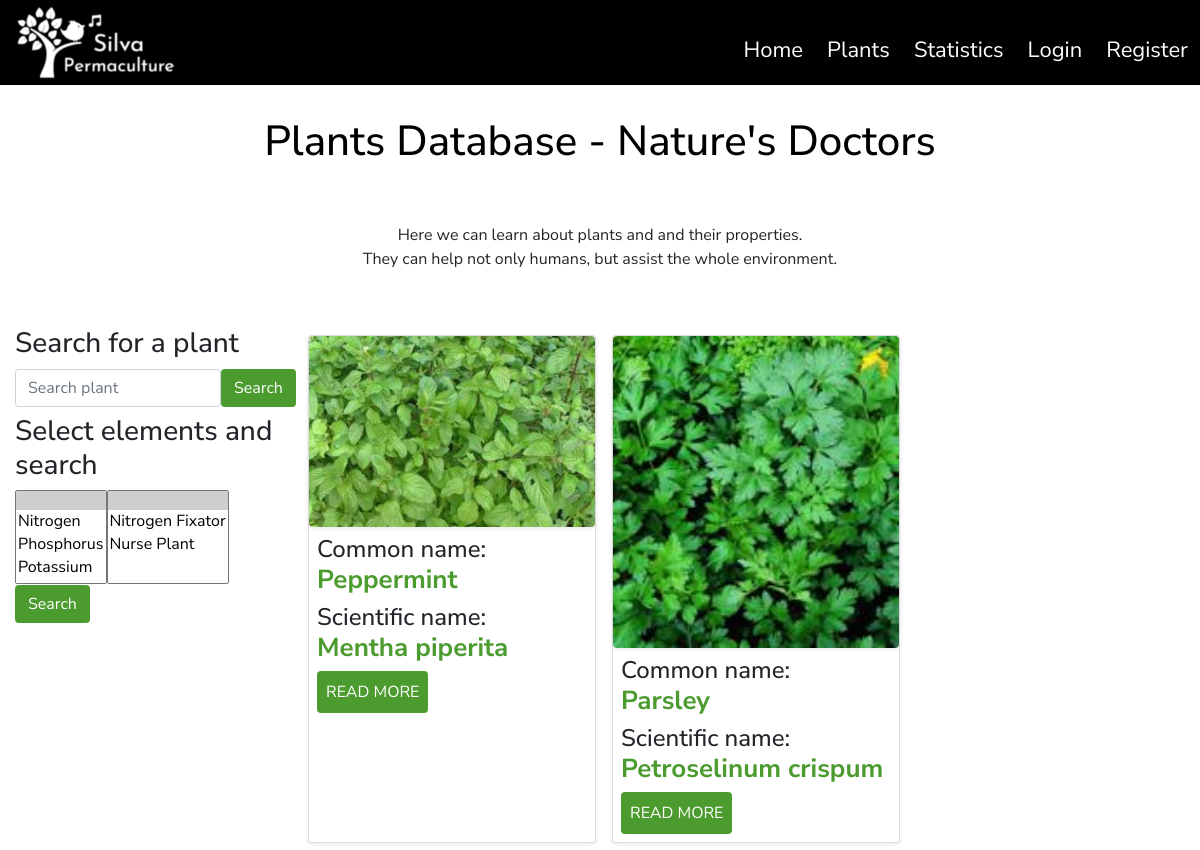
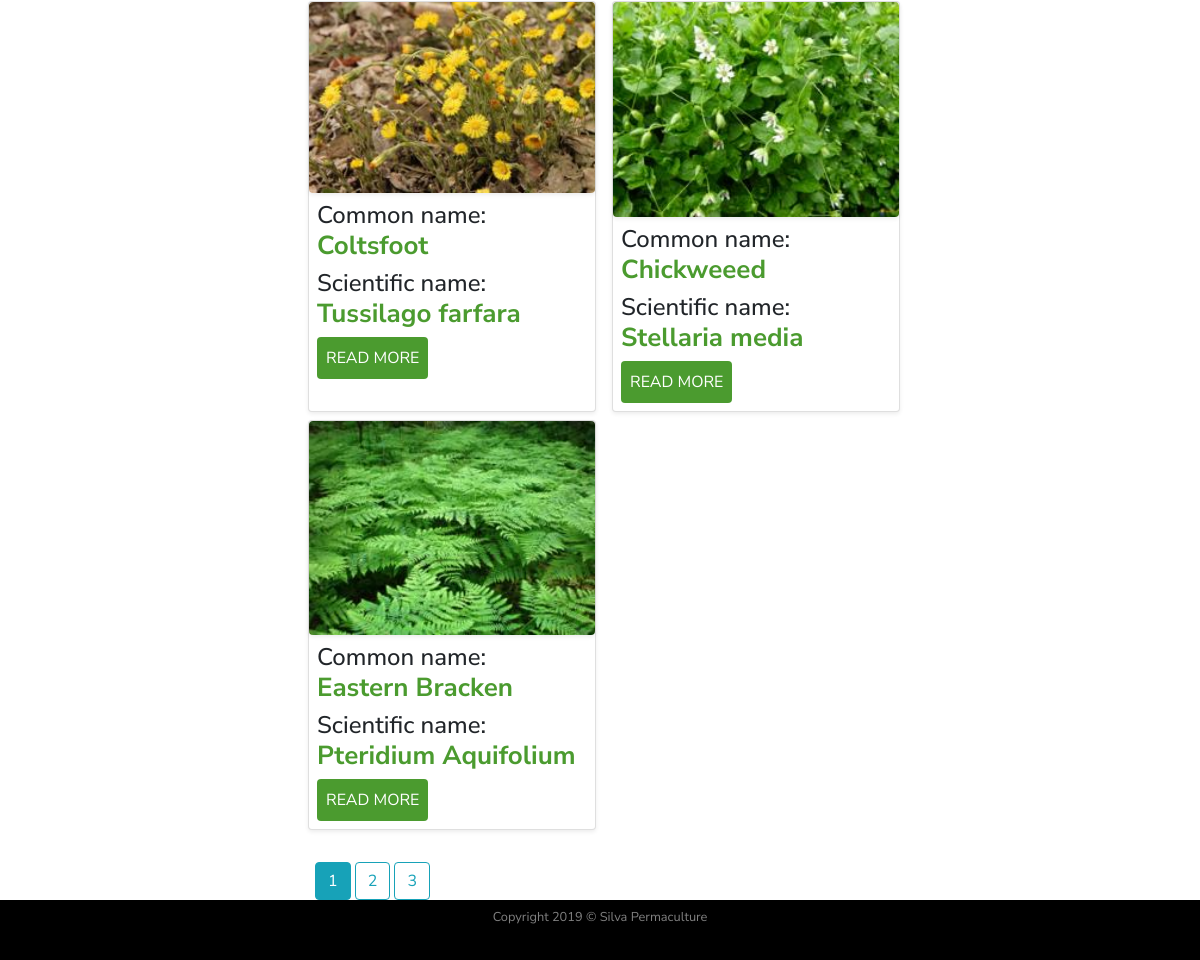
/plants, run on an earlier commit of the app's database (2 pictures, top to bottom).
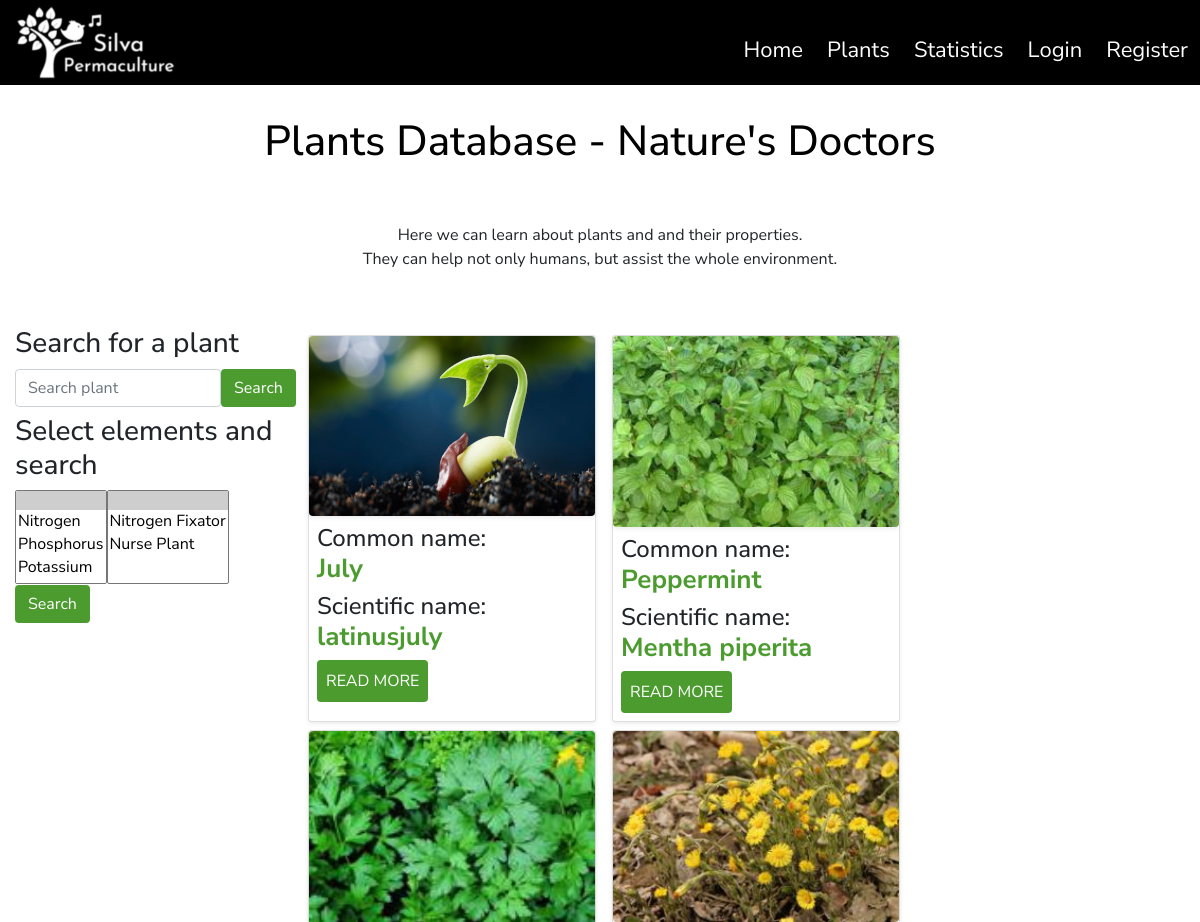
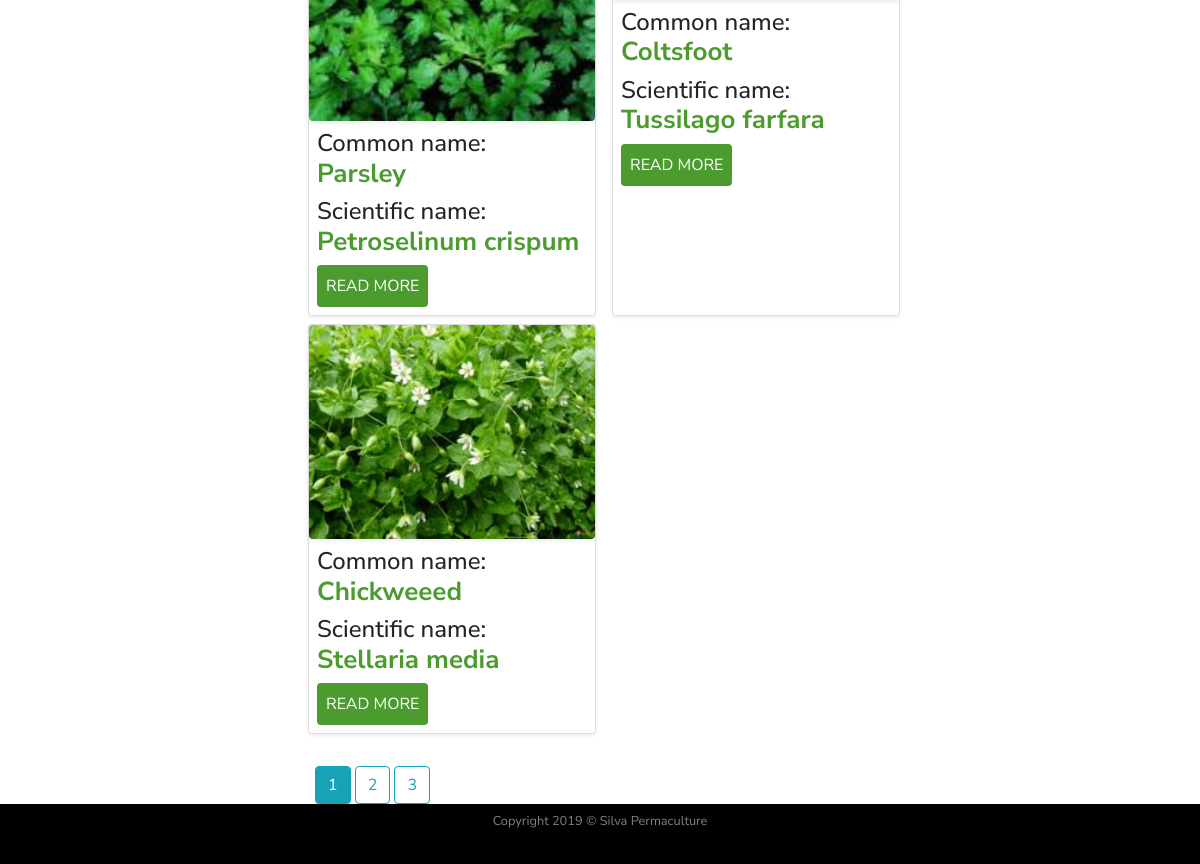
And on a later commit of the database (2 pictures, top to bottom).
### silvapermaculture/models.py (models this page shows, shortened)
class SearchitMixin(object):
    @classmethod
    def search(cls, expression, page, per_page):
        ids, total = search_index(cls.__tablename__, expression, page, per_page)
        if total == 0:
            return cls.query.filter_by(id=0), 0
        when = []
        for i in range(len(ids)):
            when.append((ids[i],i))
        return cls.query.filter(cls.id.in_(ids)).order_by(
            db.case(when, value=cls.id)), total

class Plants(SearchitMixin, db.Model):
    __searchit__ = ['common_name', 'botanical_name', 'medicinal', 'region']
    id = db.Column(db.Integer, primary_key=True)
    common_name = db.Column(db.String(40), nullable=False)
    botanical_name = db.Column(db.String(80), unique=True, nullable=False)
    short_description = db.Column(db.Text, nullable=False)
    medicinal = db.Column(db.Text, nullable=False)
    other_uses = db.Column(db.Text, nullable=False)
    habitats = db.Column(db.Text, nullable=False)
    region = db.Column(db.Text, nullable=False)
    image_file = db.Column(db.String(20), default='default_plant_pic.jpg')
    date_added = db.Column(db.DateTime, nullable=False, default=datetime.utcnow)
    user_id = db.Column(db.Integer, db.ForeignKey('user.id'), nullable=False)
    dna = db.relationship('DNA', secondary = plants_dna_table)  # Dynamic_Nutrient_Accumulated
    nfn = db.relationship('NFN', secondary = plants_nfn_table)  # Nitrogen_Fixers_Nursing

### silvapermaculture/main/routes.py (the view)
@main.route("/plants")
def plants():
    page = request.args.get('page', 1, type=int)
    plants = Plants.query.order_by(Plants.date_added.desc()).paginate(page=page, per_page=5)
    search = SearchForm()
    searchn = SearchFormN()
    return render_template('plants.html', title= 'Plants Database', plants=plants, search=search, searchn=searchn)

### silvapermaculture/plants/forms.py
class SearchForm(FlaskForm):
    q = StringField(('Search plant'), validators=[DataRequired(),Length(max=60)])
    def __init__(self, *args, **kwargs):
        if 'formdata' not in kwargs:
            kwargs['formdata'] = request.args
        if 'csrf_enabled' not in kwargs:
            kwargs['csrf_enabled'] = False
        super(SearchForm, self).__init__(*args, **kwargs)
    submit = SubmitField('Search')

class SearchFormN(FlaskForm):
    dna = QuerySelectMultipleField('Select Element', validators=[DataRequired()], query_factory=enabled_dna, allow_blank=True, get_label='element')
    nfn = QuerySelectMultipleField('Select Property', validators=[DataRequired()], query_factory=enabled_nfn, allow_blank=True,
                                   get_label='plant_extra')
    def __init__(self, *args, **kwargs):
        if 'formdata' not in kwargs:
            kwargs['formdata'] = request.args
        if 'csrf_enabled' not in kwargs:
            kwargs['csrf_enabled'] = False
        super(SearchFormN, self).__init__(*args, **kwargs)
    submit = SubmitField('Search')

### silvapermaculture/plants/forms.py (called while the page is built)
def enabled_dna():
    return DNA.query

def enabled_nfn():
    return NFN.query

### silvapermaculture/templates/plants.html
{% extends "layout.html" %}
    {% block content %}
        <div class="row">
            <div class="col-12">
                <h1 class="text-center my-4 py-2" id="headingOther">Plants Database - Nature's Doctors</h1>
            </div>
        </div>
        <div class="row my-3">
            <div class="col-12 mb-2">
                <p class="text-center p-2">Here we can learn about plants and and their properties.<br/>
                    They can help not only humans, but assist the whole environment. <br/>
                </p>
            </div>
        </div>
        <div class="row">
            <div class="col-12 col-lg-3">
                <h3 class="my-2 text-left">Search for a plant</h3>
                <form class="form-inline my-2 my-lg-0" method="get" action="{{url_for('plants.search')}}">
                    <div class="form-group row">
                        <div class="col-12 ">
                    {{ search.q(size=20, class="form-control", placeholder=search.q.label.text) }}
                         </div>
                    </div>
                    <div class="col-1 m-0 p-0 mb-3 mb-sm-0 mr-lg-3">
                    {{ search.submit(class="btn btn-search") }}
                     </div>
                </form>
                <h3 class="my-2 text-left">Select elements and search</h3>
                <form class="form-inline my-2 my-lg-0" method="get" action="{{url_for('plants.searchn') }}">
                        <div class="form-group row">
                                  {% if searchn.dna.errors %}
                                    {{ searchn.dna(class="form-control form-control-lg is-invalid") }}
                                    <div class="invalid-feedback">
                                        {% for error in searchn.dna.errors %}
                                            <span>{{ error }}</span>
                                        {% endfor %}
                                    </div>
                                  {% else %}
                                  <div class="col-12">
                                  {{ searchn.dna(class_="selectpicker", multiple=True) }}
                                  </div>
                                  {% endif %}
                        </div>
                        <div class="form-group row">
                                  {% if searchn.nfn.errors %}
                                    {{ searchn.nfn(class="form-control form-control-lg is-invalid") }}
                                    <div class="invalid-feedback">
                                        {% for error in searchn.nfn.errors %}
                                            <span>{{ error }}</span>
                                        {% endfor %}
                                    </div>
                                  {% else %}
                                   <div class="col-12">
                                  {{ searchn.nfn(class_="selectpicker", multiple=True) }}
                                   </div>
                                  {% endif %}
                        </div>
                        <div class="col-12 m-0 p-0">
                        {{ searchn.submit(class="btn btn-search ") }}
                        </div>
                </form>
            </div>
            <div class="col-12 col-lg-9 mt-lg-3">
                <div class="row">
                         {% for plant in plants.items %}
                        <div class="card shadow-sm my-2 my-lg-0 mx-lg-2 mb-lg-2" style="width: 18rem;">
                            <img class="img-fluid rounded shadow-sm" src="{{ url_for('static', filename='img/plants/' + plant.image_file) }}"  alt="Default plant image"/>
                              <div class="card-body p-2">
                                <h4 class="text-left">Common name:<br/> <span class="titles">{{ plant.common_name }}</span></h4>
                                <h4 class="text-left">Scientific name:<br/> <span class="titles">{{ plant.botanical_name }} </span></h4>
                                <a class="btn btn-readmore p-2" href="{{ url_for('plants.plant', plant_id=plant.id) }}">READ MORE</a>
                              </div>
                        </div>
                        {% endfor %}
                </div>
                <div class="row">
                    <div class="col-12">
                        {% for page_num in plants.iter_pages(left_edge=1, right_edge=1, left_current=1, right_current=2) %}
                                {% if page_num %}
                                    {% if plants.page == page_num %}
                                     <a class="btn btn-info mt-4" href="{{ url_for('main.plants', page=page_num) }}">{{ page_num }}</a>
                                    {% else %}
                                    <a class="btn btn-outline-info mt-4" href="{{ url_for('main.plants', page=page_num) }}">{{ page_num }}</a>
                                    {% endif %}
                                {% else %}
                                ...
                                {% endif %}
                            {% endfor %}
                    </div>
                </div>
            </div>
        </div>
    {% endblock content %} #Jinja2 allows to put the name of the block here so to know which block is closing if we have multiple.

### silvapermaculture/templates/layout.html (shortened to what this page needs)
<!doctype html>
<html lang="en">
<head>
    <link rel="stylesheet" href="https://stackpath.bootstrapcdn.com/bootstrap/4.3.1/css/bootstrap.min.css">
    <link rel="stylesheet" href="https://cdn.jsdelivr.net/npm/bootstrap-select@1.13.9/dist/css/bootstrap-select.min.css">
    <link rel="stylesheet" href="https://use.fontawesome.com/releases/v5.3.1/css/all.css"
crossorigin="anonymous">
    <link rel="stylesheet" href="{{ url_for('static', filename='css/style.css') }}" type="text/css">
</head>
<body class="d-flex flex-column">
<header>
    <div class="container-fluid">
                <div class="row">
                    <div class="col-12 col-sm-12 p-0">
                        <nav class="navbar navbar-expand-lg bg-black p-0  ">
                            <a class="navbar-brand  ml-3" href="{{ url_for('main.index') }}"><img class="img-fluid" src="{{ url_for('static', filename='img/logo_silva_white.png') }}" alt="Bird singing and Silva Permaculture text."/></a>
                            <div class="collapse navbar-collapse justify-content-end" id="navbarNav">
                                <ul class="navbar-nav mt-3">
                                    <li class="nav-item mx-1">
                                        <a class="nav-link items" href="{{ url_for('main.index') }}">Home<span class="sr-only">(current)</span></a>
                                    </li>
                                    <li class="nav-item mx-1">
                                        <a class="nav-link items" href="{{ url_for('main.plants') }}">Plants</a>
                                    </li>
                                    <li class="nav-item mx-1">
                                        <a class="nav-link items" href="{{ url_for('main.statistics') }}">Statistics</a>
                                    </li>
                                    {% if current_user.is_authenticated %}
                                         <li class="nav-item mx-1">
                                            <a class="nav-link items"  href="{{ url_for('plants.new_plant') }}">Add Plant</a>
                                        </li>
                                        <li class="nav-item mx-1">
                                            <a class="nav-link items"  href="{{ url_for('users.account') }}">Account</a>
                                        </li>
                                        <li class="nav-item mx-1">
                                            <a class="nav-link items"  href="{{ url_for('users.logout') }}">Logout</a>
                                        </li>
                                    {% else %}
                                        <li class="nav-item mx-1">
                                            <a class="nav-link items" href="{{ url_for('users.login') }}">Login</a>
                                        </li>
                                        <li class="nav-item mx-1">
                                            <a class="nav-link items" href="{{ url_for('users.register') }}">Register</a>
                                        </li>
                                    {% endif %}
                                </ul>
                            </div>
                        </nav>
                    </div>
                </div>
            </div>
</header>
<main>
    <div class="container-fluid">
                {% block content %}
                {% endblock content %}
    </div>
</main>
<div class="container-fluid">
    <div class="row ">
        <div class="col-12 p-0 my-0">
            <footer  class="bg-black text-white-50">
                <div class="text-center  py-1">
                  <small class="py-2">Copyright 2019 &copy; Silva Permaculture</small>
                </div>
            </footer>
        </div>
    </div>
</div>
</body>
</html>

### silvapermaculture/static/css/style.css (style rules this page uses)
html, body { height: 100% }
body { font-family: 'Nunito Sans', sans-serif; font-size: 16px; display: flex; flex-direction: column; }
.bg-black { background-color: black }
.items { color:white; font-size:22px; transition: all .5s; }
main { flex: 1 0 auto }
#headingOther { color: black; font-size: 42px; }
.titles { color: #4B9B2F; font-size:26px; font-weight: bold }
.btn-readmore, .btn-search { background-color: #4B9B2F; color:white; transition: all .6s }
footer { flex-shrink: 0; height: 60px; }

What changed in the data, as far as the page shows it:
no longer on this page (row unchanged): Plants: image_file (picture), common_name "Eastern Bracken", botanical_name "Pteridium Aquifolium"
added Plants: image_file (placeholder picture), common_name "July", botanical_name "latinusjuly"
